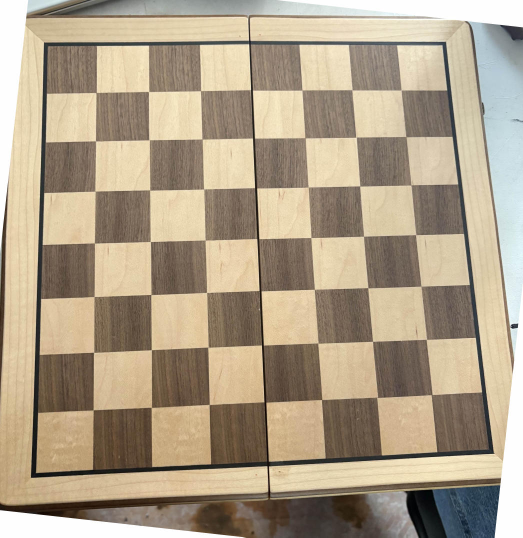
#> input picture IEEE_CV_Image_Slicing/board1.jpg, 1046 x 1075 px (shown at 1/2 size)
$ python Image_Slicing_Task.py
#> lines starting #> are read from the running program, lines starting #| are printed output that depends on the picture; after the words box and inside, x2 and y2 are one past the last pixel; in counts of white or black regions, pixels touching at a corner belong together
#Image Slicing Role 1: "The Line Detective" (Masood Quraishi)


import cv2
import numpy as np
import matplotlib.pyplot as plt
import json
import os


#Storing the Chess Board Image
img =cv2.imread("board1.jpg")
#> img is the input picture: shape (1075, 1046, 3); mean B, G, R 137.2, 159.9, 174.7
resize_img=cv2.resize(img,(860,860))  # Changing The resolution

rgb_image=cv2.cvtColor(resize_img,cv2.COLOR_BGR2RGB)
gry_image=cv2.cvtColor(resize_img,cv2.COLOR_BGR2GRAY)

plt.imshow(rgb_image) #Plotting the image on a graph
cv2.imshow("Gray_Scale",gry_image)             #Converstion of RGB to GRAY Scale

# Gaussian Blur Image Coversion
gaussian_blur=cv2.GaussianBlur(gry_image,(11,11),0)
plt.imshow(gaussian_blur,cmap="gray")
cv2.imshow("Gaussian_Blur",gaussian_blur)         # Now Converting Gray Scale to Gaussian Blur

#OTSU Threshold (Converting the image into binary that is Black and White)
ret,otsu_binary=cv2.threshold(gaussian_blur,0,255,cv2.THRESH_BINARY+cv2.THRESH_OTSU)
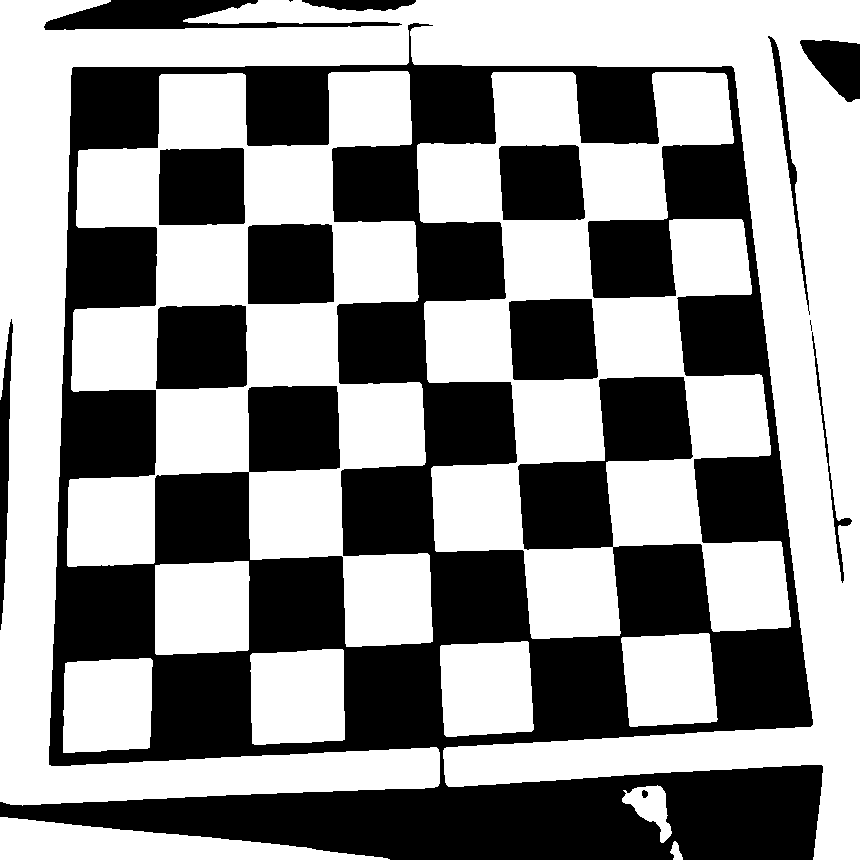
#> otsu_binary: shape (860, 860); 57.2% white; 15 black regions (2 under 20 px), largest, box (x1, y1, x2, y2) and area: (0, 23, 823, 860) 271320, (156, 305, 247, 389) 7340, (248, 224, 334, 304) 6731
#> ret = 154
plt.imshow(otsu_binary,cmap="gray")
cv2.imshow("OTSU_Threshold",otsu_binary)       # Now Converting Gaussian Blur to OTSU Threshold

#Canny Edge Detection
canny=cv2.Canny(otsu_binary,20,255)
#> canny: shape (860, 860); 2.4% white in thin lines or dots
plt.imshow(canny,cmap="gray")
cv2.imshow("Canny_Edge",canny)           # Implementing Canny Edge Dectection on the Board

#Dilation
dil=np.ones((7,7),np.uint8)
img_dilation=cv2.dilate(canny,dil,iterations=1)
#> img_dilation: shape (860, 860); 16.9% white; 8 white regions, largest, box (x1, y1, x2, y2) and area: (0, 0, 826, 860) 108628, (765, 33, 855, 586) 6483, (0, 813, 393, 860) 2979
plt.imshow(img_dilation,cmap="gray")
cv2.imshow("Dilation1",img_dilation)    # Dilating after Board Edge Detection


#Hough Lines
lines=cv2.HoughLinesP(img_dilation,1,np.pi/180,threshold=200,minLineLength=100,maxLineGap=50)
#> lines = 192 rows, first 6: [6, 807, 825, 764], [2, 806, 825, 763], [20, 808, 825, 766], [61, 306, 810, 293], [240, 1, 254, 844], [46, 767, 815, 727]
if lines is not None:
    for i, line in enumerate(lines):
        x1,y1,x2,y2=line[0]

        cv2.line(img_dilation,(x1,y1),(x2,y2),(255,255,255),2)
#> this loop made 192 passes
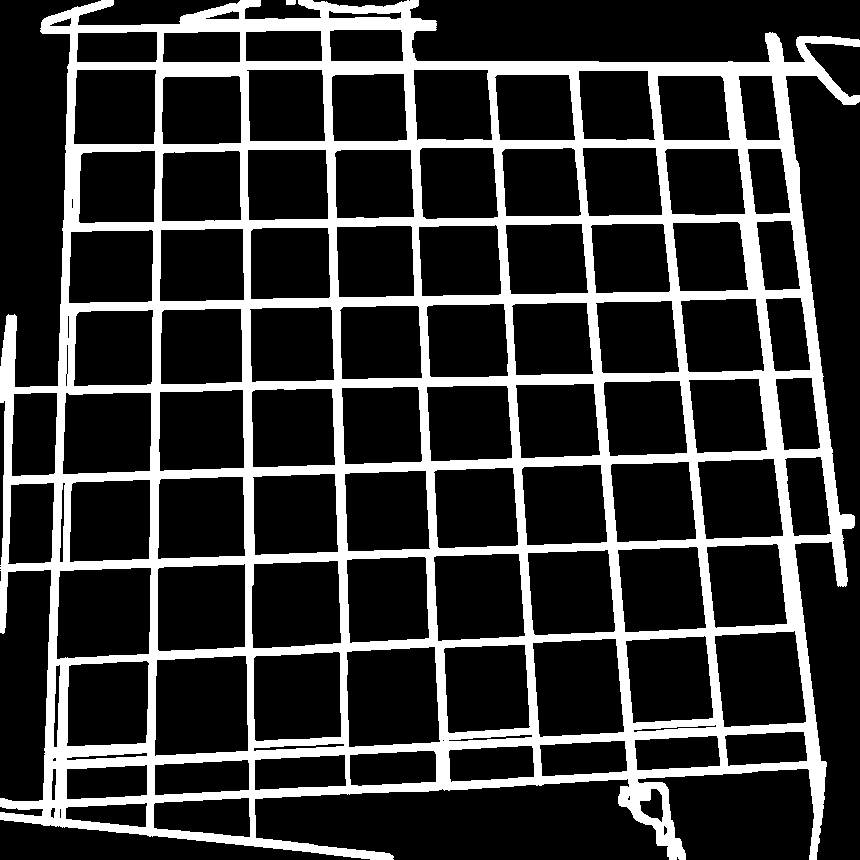
#> img_dilation: shape (860, 860); 21.1% white; 2 white regions, box (x1, y1, x2, y2) and area: (0, 0, 860, 860) 155848, (286, 0, 296, 5) 49

plt.imshow(img_dilation,cmap="gray")
cv2.imshow("Hough_Lines",img_dilation)    # Adding the Lines on Chess Board

#Dilation Again after Hough Lines
dil=np.ones((3,3),np.uint8)
img_dilation_2=cv2.dilate(img_dilation,dil,iterations=1)
#> img_dilation_2: shape (860, 860); 25.5% white; 1 white region

plt.imshow(img_dilation_2,cmap="gray")
cv2.imshow("Dilation2",img_dilation_2)  # Doing Dilation Again after adding lines on Chess Board


# Role 2: Neve Turner: Find and Filter Contours

#Find all the contours from the dilated image
board_contours, hierarchy = cv2.findContours(img_dilation_2, cv2.RETR_TREE, cv2.CHAIN_APPROX_SIMPLE)
#> board_contours = 107 contours, 11 with area under 20; largest, box (x1, y1, x2, y2) and area: (0, 0, 860, 860) 597466, (155, 656, 248, 755) 8470, (347, 647, 439, 747) 8270, (57, 568, 151, 659) 7736, (533, 639, 624, 737) 7647

# List will store center coordinates and corner points of detected squares
square_centers = list()

board_squared = canny.copy()

# Iterate through all detected contours
for contour in board_contours:
    if 4000 < cv2.contourArea(contour) < 20000:
        epsilon = 0.02 * cv2.arcLength(contour, True)
        approx = cv2.approxPolyDP(contour, epsilon, True)

        # Keeping only square contours
        if len(approx) == 4:
            pts = [pt[0] for pt in approx] # Extracting coordinates

            # Defining the points
            pt1 = tuple(pts[0])
            pt2 = tuple(pts[1])
            pt3 = tuple(pts[2])
            pt4 = tuple(pts[3])

            x, y, w, h = cv2.boundingRect(contour)

            # Calculating the center of the square
            center_x= x+w/2
            center_y= y+h/2

            # Storing square information in list
            square_centers.append([center_x, center_y, pt2, pt1, pt3, pt4])

            # Drawring the edges of the detected square
            cv2.drawContours(board_squared, [approx], -1, (255, 255, 0), 7)
#> this loop made 107 passes
#> (epsilon, pt1, pt2, pt3, pt4, x, y, w) on passes 27 to 36: (6.36, (145, 661), (145, 741), (68, 745), (69, 667), 67, 661, 81), (7.41, (244, 656), (247, 749), (156, 754), (157, 661), 155, 656, 93), (6.75, (337, 652), (340, 735), (257, 740), (254, 659), 254, 652, 87), (7.38, (433, 647), (438, 740), (350, 746), (347, 653), 347, 647, 92), (6.58, (523, 645), (528, 726), (450, 732), (444, 650), 444, 645, 85), (7.15, (614, 639), (623, 730), (541, 736), (533, 644), 533, 639, 91), (6.52, (704, 637), (712, 716), (634, 722), (626, 642), 626, 637, 87), (6.97, (793, 632), (805, 720), (725, 726), (715, 637), 715, 632, 91), (7.14, (150, 569), (147, 653), (57, 657), (61, 571), 57, 568, 94), (6.69, (243, 565), (244, 645), (160, 650), (158, 570), 158, 565, 87)
#> (epsilon, pts) on pass 68: (5.93, [[341, 310], [416, 306], [421, 376], [343, 378]])
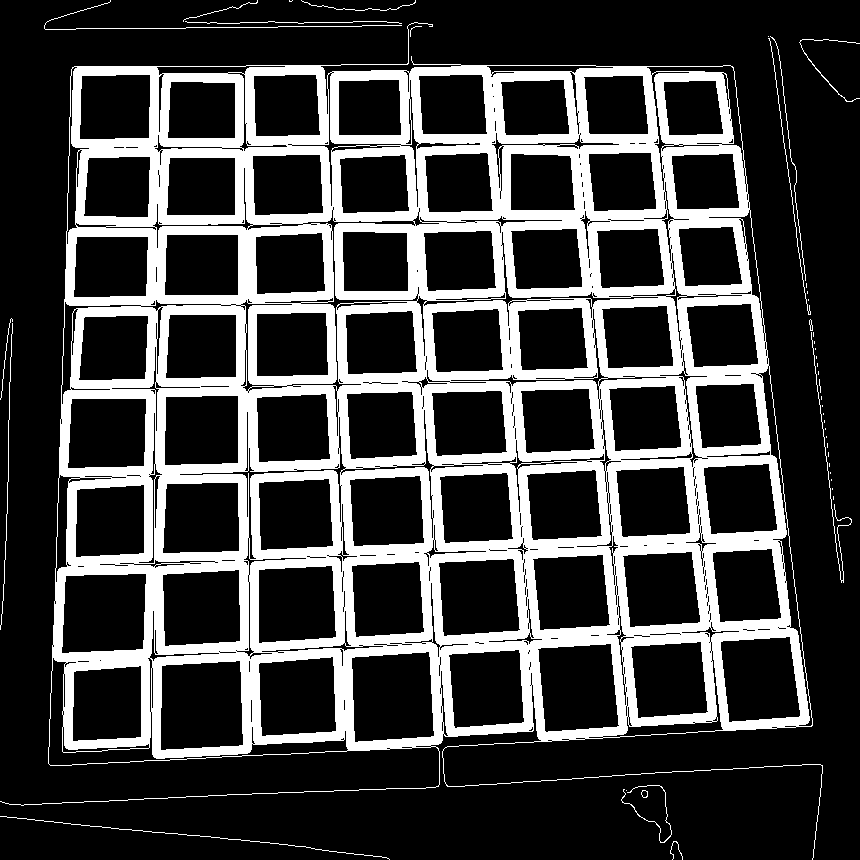
#> board_squared: shape (860, 860); 25% white; 43 white regions (27 under 20 px), largest, box (x1, y1, x2, y2) and area: (0, 22, 823, 860) 182053, (44, 0, 402, 30) 429, (0, 816, 390, 860) 390

plt.imshow(board_squared, cmap="grey")

cv2.imshow("Dectected squares", board_squared)


# Sorting coordinates
sorted_coordinates = sorted(square_centers, key=lambda x: x[1], reverse=True)

groups = []
current_group = [sorted_coordinates[0]]

for coord in sorted_coordinates[1:]:
    if abs(coord[1] - current_group[-1][1]) < 50:
        current_group.append(coord)
    else:
        groups.append(current_group)
        current_group = [coord]
#> this loop made 63 passes
#> coord on passes 1, 2, 4, 5, 6, 8, 9, 11, 14, 15, 16: [107.5, 703.5, (145, 741), (145, 661), (68, 745), (69, 667)], [393, 697, (438, 740), (433, 647), (350, 746), (347, 653)], [486.5, 689, (528, 726), (523, 645), (450, 732), (444, 650)], [578.5, 688, (623, 730), (614, 639), (541, 736), (533, 644)], [669.5, 680, (712, 716), (704, 637), (634, 722), (626, 642)], [104, 613.5, (147, 653), (150, 569), (57, 657), (61, 571)], [201.5, 608, (244, 645), (243, 565), (160, 650), (158, 570)], [388, 599.5, (428, 636), (423, 557), (351, 641), (347, 561)], [662, 589.5, (705, 626), (695, 547), (626, 631), (618, 551)], [747, 585.5, (786, 622), (775, 544), (716, 626), (707, 548)], [110, 521, (148, 557), (148, 480), (71, 561), (72, 485)]

groups.append(current_group) # Append the last group


for group in groups: # Sort each group by the second index (column values)
    group.sort(key=lambda x: x[0])
#> this loop made 8 passes


sorted_coordinates = [coord for group in groups for coord in group] # Combine the groups back together

# Finding undetected squares
for num in range(len(sorted_coordinates)-1):
    if abs(sorted_coordinates[num][1] - sorted_coordinates[num+1][1])< 50 :
        if sorted_coordinates[num+1][0] - sorted_coordinates[num][0] > 150:
            x=(sorted_coordinates[num+1][0] + sorted_coordinates[num][0])/2
            y=(sorted_coordinates[num+1][1] + sorted_coordinates[num][1])/2
            p1=sorted_coordinates[num+1][5]
            p2=sorted_coordinates[num+1][4]
            p3=sorted_coordinates[num][3]
            p4=sorted_coordinates[num][2]
            sorted_coordinates.insert(num+1,[x,y,p1,p2,p3,p4])
#> this loop made 63 passes

num_squares = len(sorted_coordinates)
print(f"Total squares detected: {num_squares}")
#| Total squares detected: 64

# Group into rows of 8 dynamically
for i in range(0, num_squares, 8):
    row = sorted_coordinates[i : i + 8]
    # This prints the (x, y) center for each square in the row
    print(f"Row {i//8}: {[[round(c[0]), round(c[1])] for c in row]}")

board_vis = cv2.cvtColor(board_squared, cv2.COLOR_GRAY2BGR)
square_num=1
for cor in sorted_coordinates:
  cv2.putText(img = board_vis,text = str(square_num),org = (int(cor[0])-30, int(cor[1])),
    fontFace = cv2.FONT_HERSHEY_DUPLEX,fontScale = 1,color = (255, 246, 55),thickness = 1)
  square_num+=1
#> this loop made 64 passes
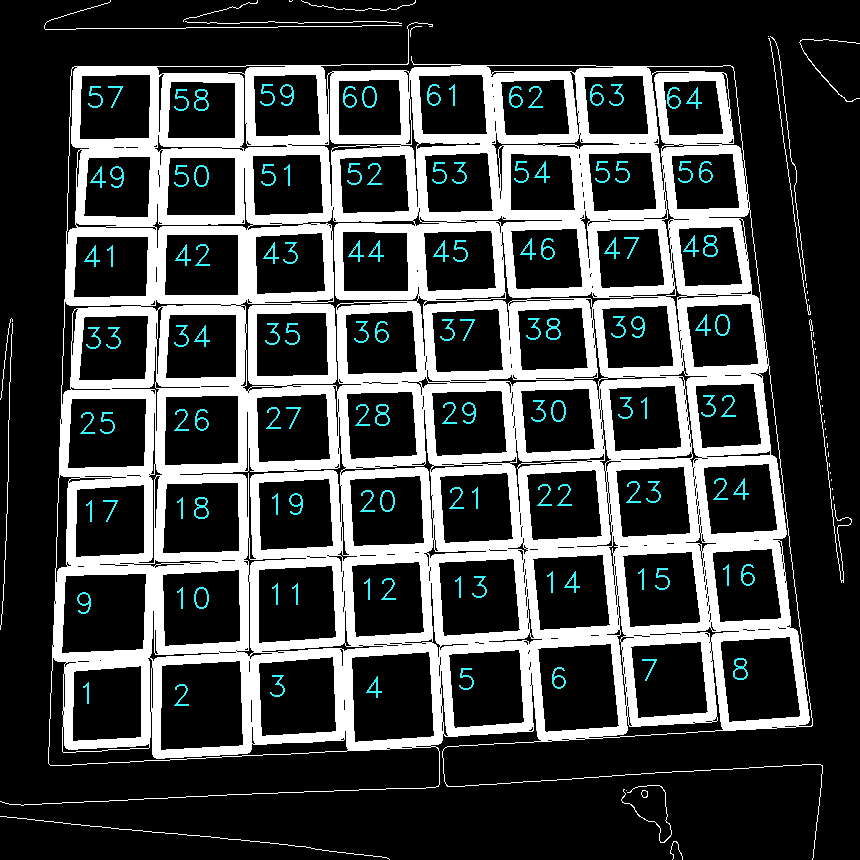
#> board_vis: shape (860, 860, 3); mean B, G, R 67.5, 67.4, 64.6


cv2.imshow("Numbered squares", board_vis)

# Role 5: debug and giving feedback
debug_img = resize_img.copy()

# Draw hough lines in red
if lines is not None:
    for line in lines:
        x1, y1, x2, y2 = line[0]
        cv2.line(debug_img, (x1, y1), (x2, y2), (0, 0, 255), 1)
#> this loop made 192 passes
#> debug_img: shape (860, 860, 3); mean B, G, R 121.2, 141.1, 185.4

# Draw detected square contours in green
for contour in board_contours:
    if 4000 < cv2.contourArea(contour) < 20000:
        epsilon = 0.02 * cv2.arcLength(contour, True)
        approx  = cv2.approxPolyDP(contour, epsilon, True)
        if len(approx) == 4:
            cv2.drawContours(debug_img, [approx], -1, (0, 255, 0), 2)
#> this loop made 107 passes
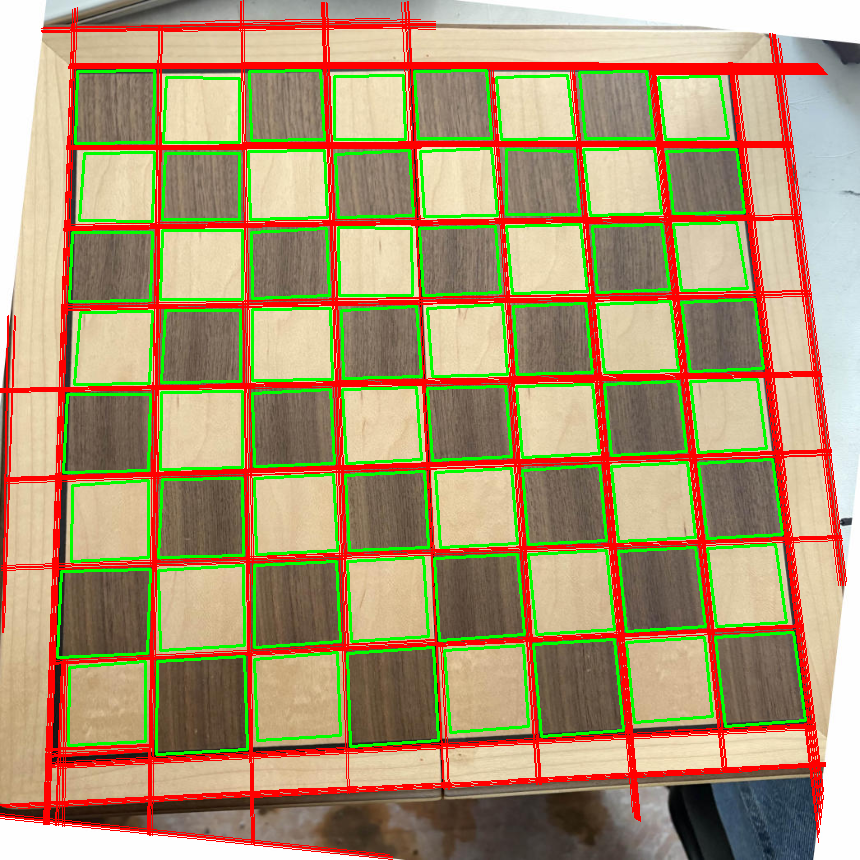
#> debug_img: shape (860, 860, 3); mean B, G, R 111.7, 149.2, 172.5

# Draw square numbers in cyan
for i, coord in enumerate(sorted_coordinates):
    cx, cy = int(coord[0]), int(coord[1])
    cv2.circle(debug_img, (cx, cy), 5, (255, 255, 0), -1)
    cv2.putText(debug_img, str(i + 1), (cx - 20, cy - 10),
                cv2.FONT_HERSHEY_SIMPLEX, 0.5, (255, 255, 0), 1)
#> this loop made 64 passes
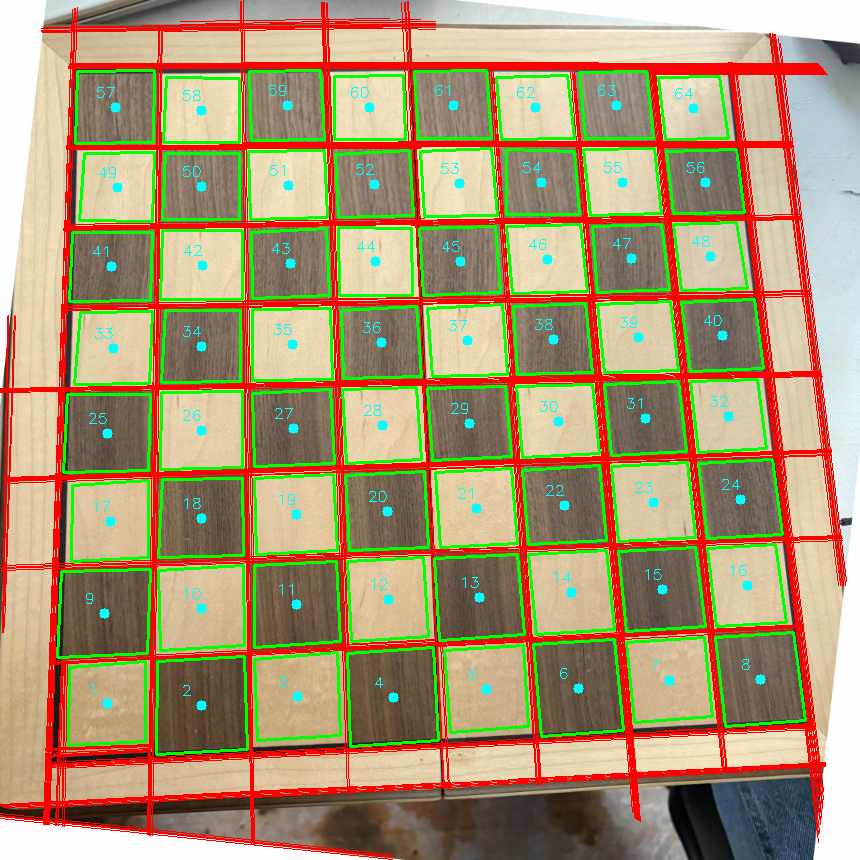
#> debug_img: shape (860, 860, 3); 1.09% of pixels changed, all inside (x1, y1, x2, y2) = (86, 85, 766, 711)

# Small legend in the corner
cv2.rectangle(debug_img, (5, 5), (230, 75), (0, 0, 0), -1)
cv2.putText(debug_img, "RED   = Hough Lines",    (10, 25), cv2.FONT_HERSHEY_SIMPLEX, 0.5, (0, 0, 255), 1)
cv2.putText(debug_img, "GREEN = Square Contours", (10, 45), cv2.FONT_HERSHEY_SIMPLEX, 0.5, (0, 255, 0), 1)
cv2.putText(debug_img, "CYAN  = Square Centers",  (10, 65), cv2.FONT_HERSHEY_SIMPLEX, 0.5, (255, 255, 0), 1)

cv2.imshow("Role 5 - Debug Overlay", debug_img)

# Print a test report

total = len(sorted_coordinates)
print("\nTEST REPORT:")
print(f"Squares detected : {total} / 64")
#| Squares detected : 64 / 64

if total == 64:
    print("Result           : PASS ✓")
elif total > 64:
    print("Result           : WARN — too many squares detected")
    print("Feedback         : Role 2 — tighten contour area filter (currently 4000-20000)")
else:
    print(f"Result           : WARN — {64 - total} squares missing")
    print("Feedback         : Role 1 — try lowering Canny low threshold (currently 20)")
    print("Feedback         : Role 2 — try widening contour area range")

if lines is None:
    print("Feedback         : Role 1 — No Hough lines found! Lower the threshold parameter")

# Role 4: The Data Architect (Samuel / Infrastructure)
# Saves every square as game_{id}_{move}_{square}.jpg and writes a JSON log.

def save_dataset(image, grid_matrix, output_folder, game_id="001", move="001"):
#> called with output_folder = 'chess_squares_output', game_id = '001', move = '001'
    squares_dir = os.path.join(output_folder, "squares")
    os.makedirs(squares_dir, exist_ok=True)

    log_entries = []
    square_idx = 1

    for row_idx, row in enumerate(grid_matrix):
        for col_idx, square in enumerate(row):
            center_x, center_y = square[0], square[1]
            pts = [square[2], square[3], square[4], square[5]]

            # Derive bounding box from the four corner points
            xs = [int(p[0]) for p in pts]
            ys = [int(p[1]) for p in pts]
            x  = max(0, min(xs))
            y  = max(0, min(ys))
            x2 = min(image.shape[1], max(xs))
            y2 = min(image.shape[0], max(ys))

            crop = image[y:y2, x:x2]

            filename = f"game_{game_id}_{move}_{square_idx:02d}.jpg"
            cv2.imwrite(os.path.join(squares_dir, filename), crop)

            log_entries.append({
                "square":  square_idx,
                "row":     row_idx,
                "col":     col_idx,
                "center":  [int(round(center_x)), int(round(center_y))],
                "bbox":    {"x": int(x), "y": int(y), "w": int(x2 - x), "h": int(y2 - y)},
                "status":  "saved" if crop.size > 0 else "empty",
                "file":    filename
            })

            square_idx += 1
#> this loop made 8 passes
#> pass 1, in save_dataset, `cv2.imwrite(os.path.join(squares_dir, filename), crop)`:
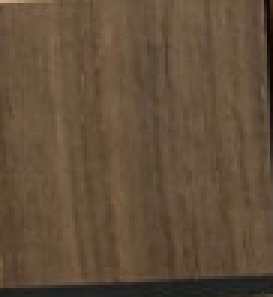
#> saved as game_001_001_04.jpg: shape (99, 91, 3) (shown 3 times larger); mean B, G, R 57.8, 78.7, 98.3

    log = {"game_id": game_id, "move": move, "total_squares": square_idx - 1, "squares": log_entries}
    json_path = os.path.join(output_folder, f"game_{game_id}_{move}_log.json")
    with open(json_path, "w") as f:
        json.dump(log, f, indent=2)

    print(f"\nRole 4 — Saved {square_idx - 1} squares to '{squares_dir}'")
#| Role 4 — Saved 64 squares to 'chess_squares_output/squares'
    print(f"Role 4 — JSON log written to '{json_path}'")
#| Role 4 — JSON log written to 'chess_squares_output/game_001_001_log.json'


# Build 8x8 grid_matrix from sorted_coordinates and call save_dataset
if len(sorted_coordinates) == 64:
    grid_matrix = [sorted_coordinates[i:i+8] for i in range(0, 64, 8)]
    save_dataset(resize_img, grid_matrix, output_folder="chess_squares_output")
else:
    print(f"\nRole 4 — Skipped: need 64 squares, got {len(sorted_coordinates)}")


cv2.waitKey(0)
cv2.destroyAllWindows()
